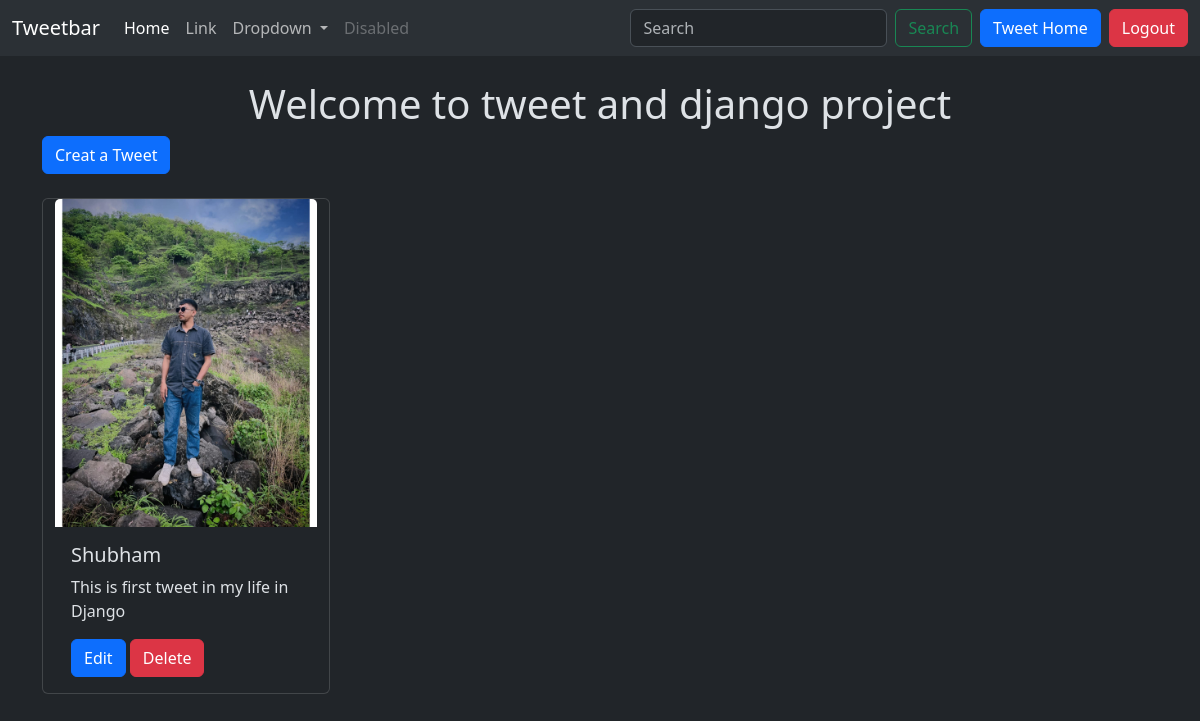
The page /tweet/ (signed in) on the database as committed earlier.
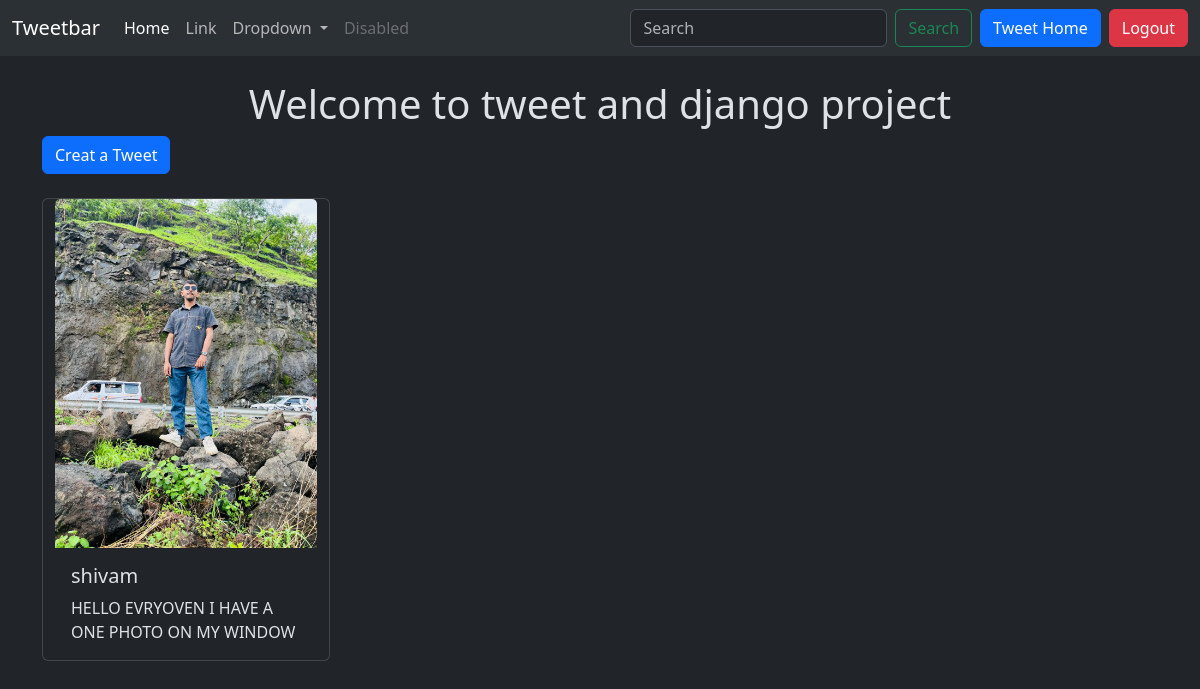
The same page on the database as committed later.
### tweet/models.py (models this page shows, shortened)
class Tweet(models.Model):
    user = models.ForeignKey(User, on_delete=models.CASCADE)
    text = models.TextField(max_length=240)
    photo = models.ImageField(upload_to='photos/', blank=True , null= True)
    created_at = models.DateTimeField(auto_now_add=True)
    updated_at = models.DateTimeField(auto_now=True)

### tweet/views.py (the view)
# urls.py: path('', views.tweet_list , name='tweet_list'),
def tweet_list(request):
    tweets = Tweet.objects.all().order_by('-created_at')
    return render(request , 'tweet_list.html', {'tweets' : tweets })

### tweet/templates/tweet_list.html (shortened to what this page needs)
{% extends "layout.html" %}
{% block content %}
<h1 class="text-center mt-4">Welcome to tweet and django project</h1>
<a class="btn btn-primary mb-4" href="{% url 'tweet_creat' %}"> Creat a Tweet</a>
<div class="container row gap-3">
    {% for tweet in tweets %}
    <div class="card" style="width: 18rem;">
  {% if tweet.photo %}
  <img src="{{ tweet.photo.url }}" class="card-img-top" alt="...">
  {% endif %}
  <div class="card-body">
    <h5 class="card-title">{{tweet.user.username}}</h5>
    <p class="card-text">{{tweet.text}}</p>
    {% if tweet.user == user %}
    <a href="{% url 'tweet_edit' tweet.id %}" class="btn btn-primary">Edit</a>
    <a href="{% url 'tweet_delete' tweet.id %}" class="btn btn-danger">Delete</a>
    {% endif %}
  </div>
</div>
{% endfor %}
</div>
{% endblock %}

Rows that differ between the two databases and show on the page:
removed Tweet: photo (picture), user.username "Shubham", text "This is first tweet in my life in Django", shows "Edit"
added Tweet: photo (picture), user.username "shivam", text "HELLO EVRYOVEN I HAVE A ONE PHOTO ON MY WINDOW"
